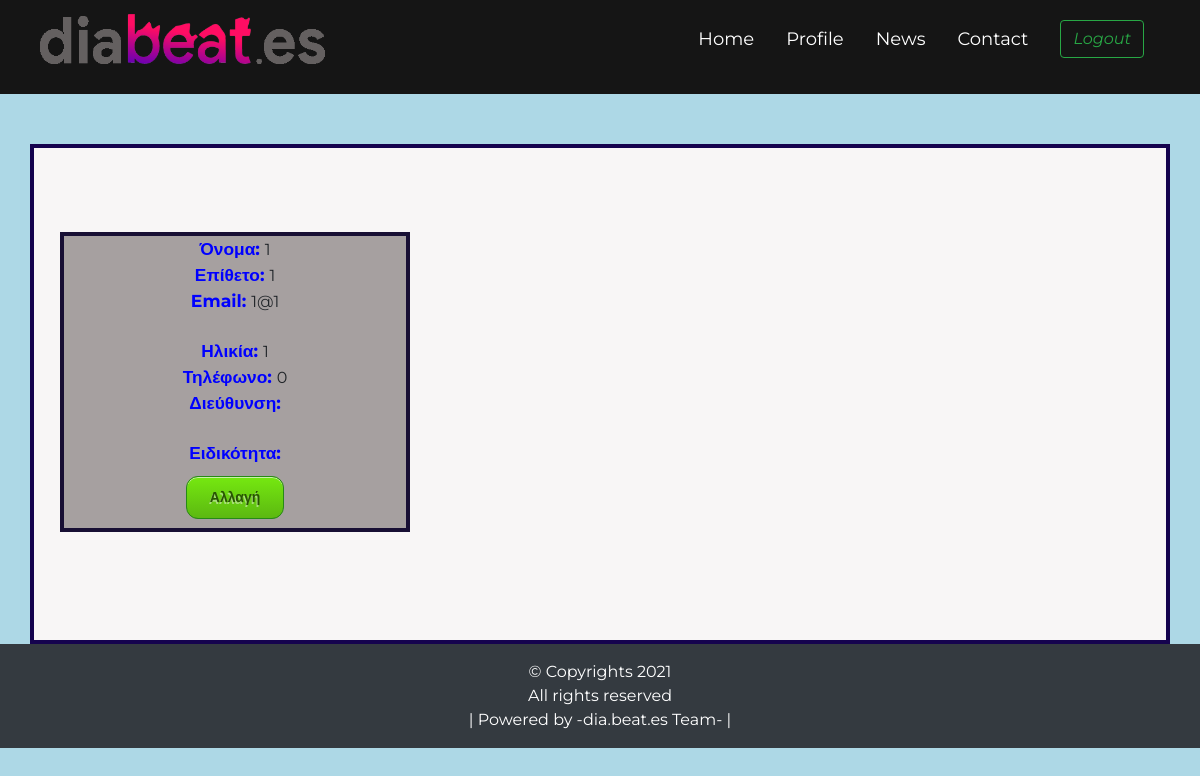
/profile_doctor.php (signed in), run on the app's committed database.
### tables this page shows
CREATE TABLE `user` (
  `eidos` varchar(255) NOT NULL,
  `username` varchar(12) NOT NULL,
  `password` varchar(255) NOT NULL,
  `name` varchar(25) NOT NULL DEFAULT 'unknown',
  `surname` varchar(35) NOT NULL DEFAULT 'unknown',
  `reg_date` datetime NOT NULL,
  `email` varchar(30) NOT NULL DEFAULT 'unknown',
  `age` int(255) NOT NULL,
  `weight` int(255) NOT NULL,
  `height` int(255) NOT NULL,
  `type` varchar(255) NOT NULL,
  `measure` varchar(255) NOT NULL,
  `number` int(255) NOT NULL,
  `address` varchar(255) NOT NULL,
  `speciality` varchar(255) NOT NULL
  );

### profile_doctor.php (the view, shortened to what this page needs)
<?php
$username = $_SESSION['username'];
?>
<!DOCTYPE html>
<html lang="en">
<head>
    <link rel="stylesheet" href="https://maxcdn.bootstrapcdn.com/bootstrap/4.3.1/css/bootstrap.min.css">
    <link rel="stylesheet" type="text/css" href="./css/profilestyle_doctor.css">
</head>
<?php include 'doctor_navbar.php'; ?>
<body style="background-color: lightblue;">
<div   class="container" style= "margin-top:50px">
        <div   class="container2" style= "margin-top:10px">
        <form action="profile_update_doctor.php" method="POST">
                <?php
                $db = mysqli_connect("localhost","root","","diabeates");
                $query = "SELECT name,surname,email,age,number,address,speciality  FROM user where username='".$username."'";
                $rows = mysqli_query($db, $query);
                while($row = mysqli_fetch_assoc($rows))
                {
                echo "<a href='#'style='color:blue; font-size: 13pt'><b>  Όνομα:  </b></a>";
                echo $row["name"];
                echo"<br>";
                echo "<a href='#'style='color:blue; font-size: 13pt'><b>  Επίθετο:  </b></a>";
                echo $row["surname"];
                echo"<br>";
                echo "<a href='#'style='color:blue; font-size: 13pt'><b>  Email:  </b></a>";
                echo $row["email"];
                echo"<br>";
                echo"<br>";
                echo "<a href='#'style='color:blue; font-size: 13pt'><b>  Ηλικία:  </b></a>";
                echo $row["age"];
                echo"<br>";
                echo "<a href='#'style='color:blue; font-size: 13pt'><b>  Τηλέφωνο:  </b></a>";
                echo $row["number"];
                echo"<br>";
                echo "<a href='#'style='color:blue; font-size: 13pt'><b>  Διεύθυνση:  </b></a>";
                echo"<br>";
                echo"<br>";
                echo "<a href='#'style='color:blue; font-size: 13pt'><b>  Ειδικότητα:  </b></a>";
                echo"<br>";
                }
                ?>
                <div   class="container3" style= "margin-top:10px">
                <button a href="profile_update_doctor.php" name="change" class="myButton">Αλλαγή</a></button>
                </div>
                </form>
</div>
</div>
</body>
<footer>
    <p class="p-3 bg-dark text-white text-center position:absolute bottom:0">&copy; Copyrights 2021<br>
    All rights reserved
    <br>
    | Powered by -dia.beat.es Team- |
    </p>
</footer>
</html>

### css/profilestyle_doctor.css (style rules this page uses)
.container { height: 500px; position: relative; border: 4px solid rgb(21, 3, 78); margin-top: -50px; background-color: rgb(248, 246, 246); }
.container2 { height: 300px; text-align: center; position: relative; border: 4px solid rgb(24, 15, 52); width: 350px; background-color: rgba(150, 144, 144, 0.83); left:1%; bottom: -15%; }
.myButton { box-shadow:inset 0px 1px 0px 0px #caefab; background:linear-gradient(to bottom, #74e610 5%, #5cb811 100%); background-color:#4c7628; border-radius:12px; border:1px solid #268a16; display:center; cursor:pointer; color:#295405; font-family:Arial; font-size:14px; font-weight:bold; padding:10px 23px; text-decoration:none; text-shadow:-1px 2px 0px #aade7c; }

### css/navbar.css (style rules this page uses)
* { margin: 0; padding: 0; box-sizing: border-box; font-family: 'Montserrat',sans-serif; }

### data on the page
user: name "1", surname "1", email "1@1", age "1", number "0"
